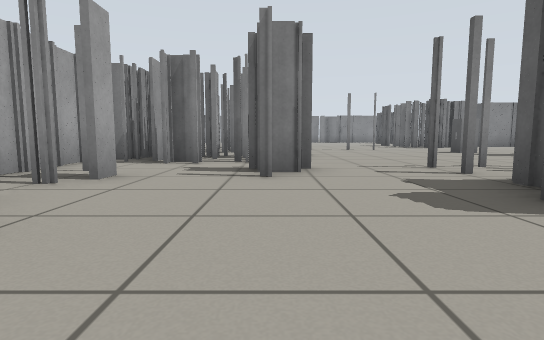
view 1 (above)

20 first-person views from a walk through a Gazebo world. The camera is 0.5 m above the floor, tilts 6° down and sees 80° across. The floor is counted in squares, 1 m on a side. Each view is taken from the middle of a square. On the plan, view 1 faces up. The plan holds only what a view shows up to about 9 squares ahead; the rest is blank. The place goes on beyond the plan. Robots are left out.

view 2
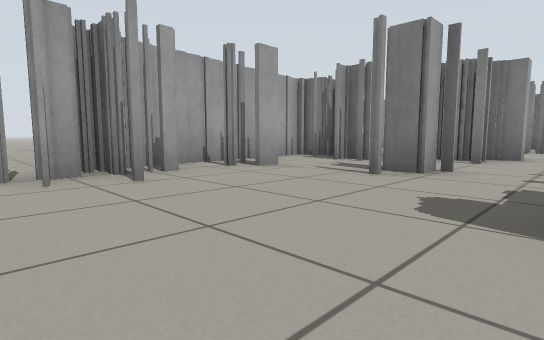

view 3
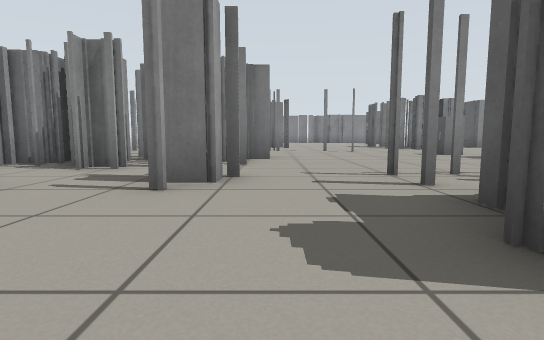

view 4
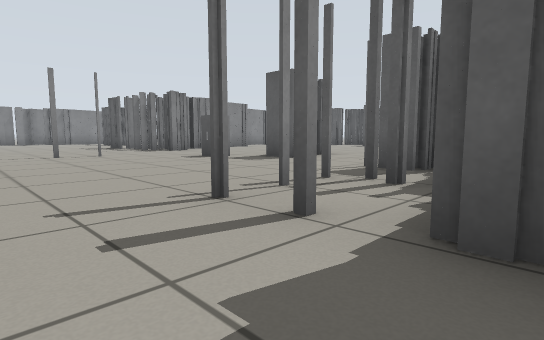

view 5
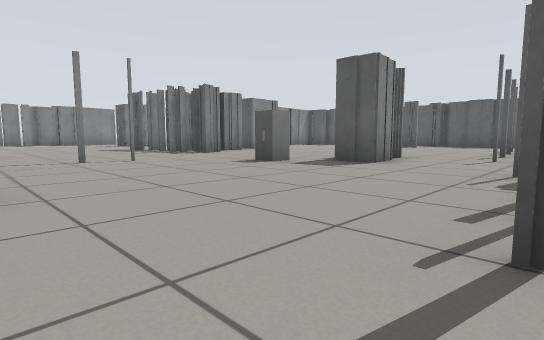

view 6
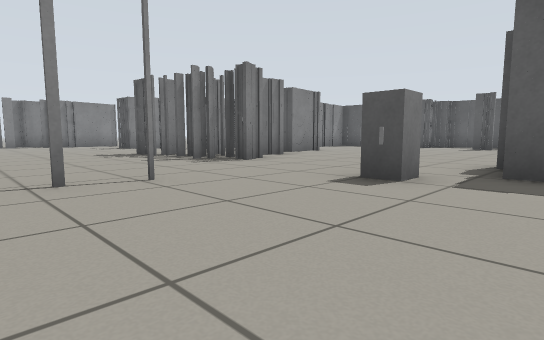

view 7
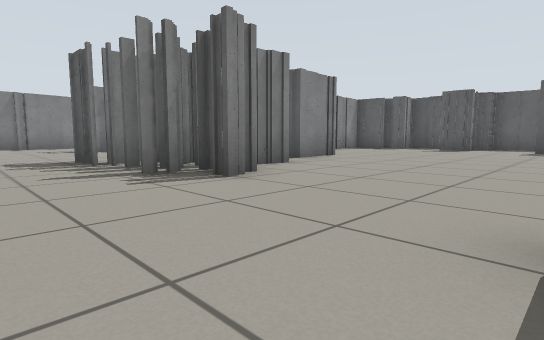

view 8
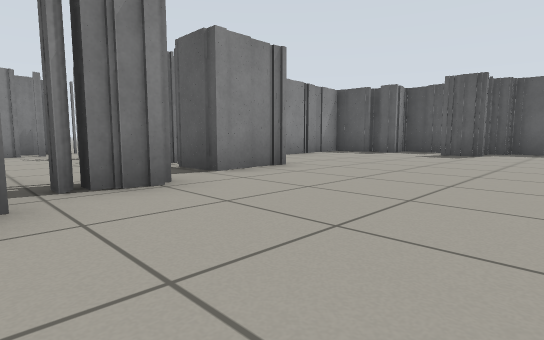

view 9
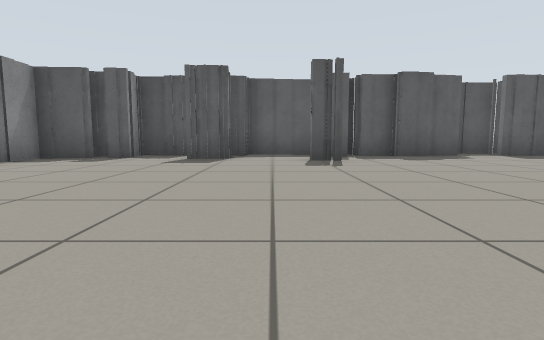

view 10
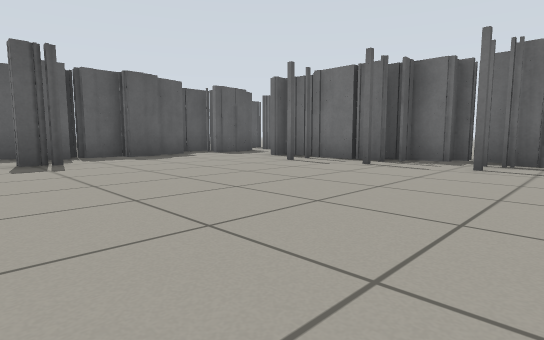

view 11
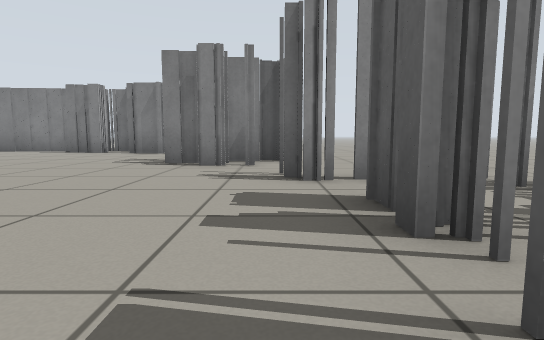

view 12
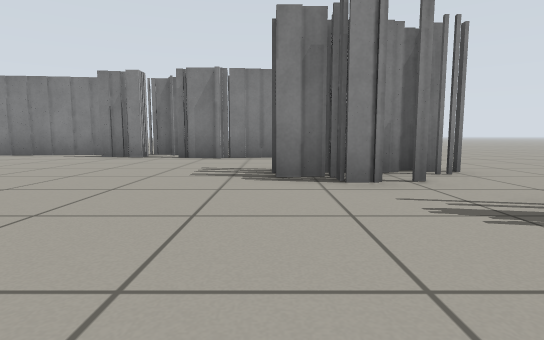

view 13
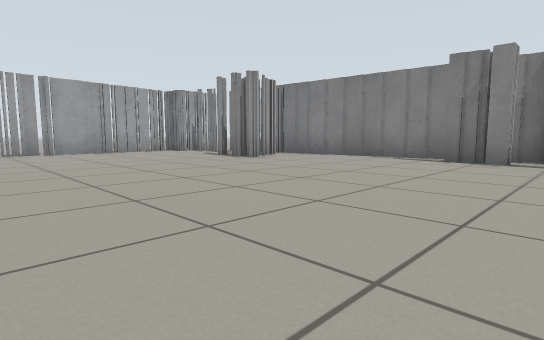

view 14
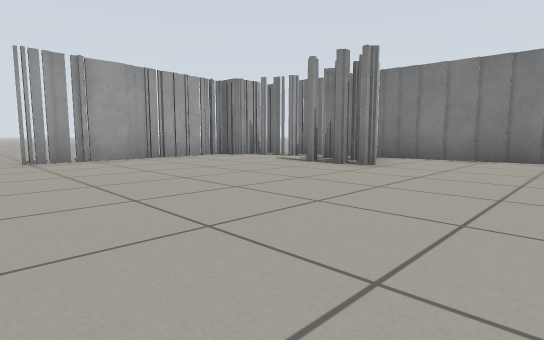

view 15
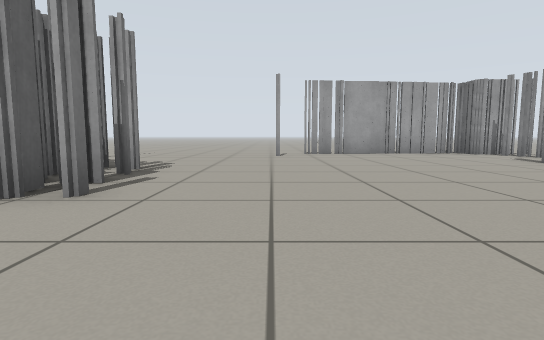

view 16
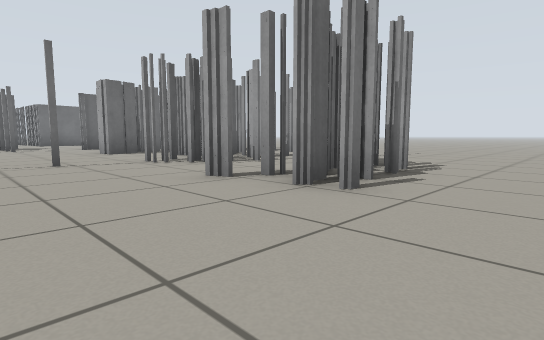

view 17
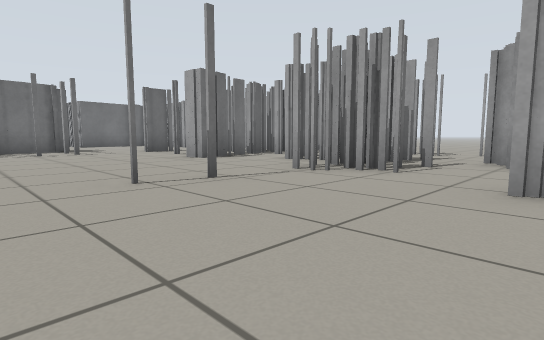

view 18
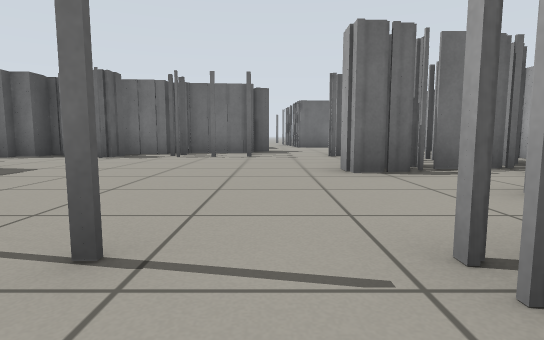

view 19
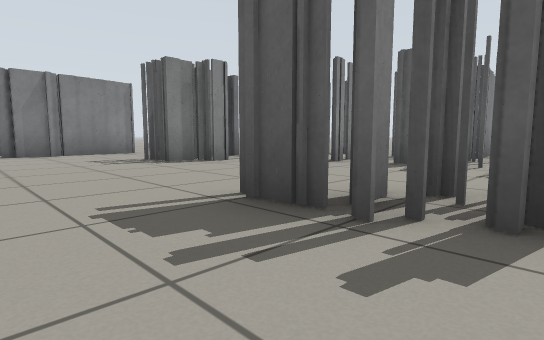

view 20
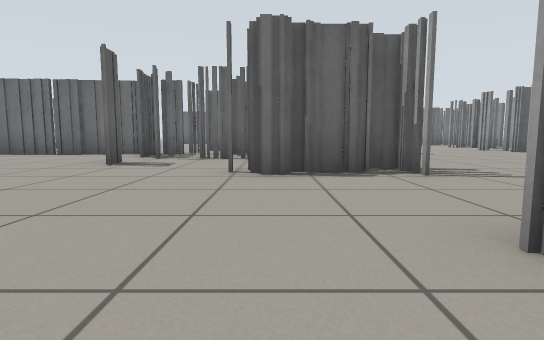

### Floor plan
Key: @ floor where view 1 was taken; # wall or solid block; x gap in a wall; . floor; M marker.
Columns run from 8 left of view 1 to 18 right of it. Each row starts with its distance up from view 1.
 26           ####   .  ...
 25    ##x##########.......
 24    ##.##..............
 23    #..##.............
 22    #.............#.....
 21    #...........###.....
 20 ...#................#..
 19 ...#..............x#....
 18    .#..............##....
 17  .............#...#######
 16  ......###....##..##....##
 15   .....###....###.##.....#
 14       ##......###.......##
 13    .# ####..............###
 12    .######................#
 11     ####................#.#
 10       ##......M..........##
  9       #........##........#
  8      ####......##........#
  7     #####................#
  6     ####........ ##.####.##
  5     ##..#..##.#######    #
  4     ###.#..#####   #
  3      ##....#
  2      ##....#
  1   ...##....
  0      # .@..

Positions as (right, up) in squares from view 1, and headings:
1: (0, 0), facing up
2: (2, 0), facing up-left
3: (1, 1), facing up
4: (1, 3), facing up-right
5: (1, 5), facing up-right
6: (2, 8), facing up-right
7: (4, 10), facing up-right
8: (7, 11), facing up-right
9: (9, 12), facing right
10: (9, 12), facing down-right
11: (9, 15), facing up
12: (7, 17), facing up
13: (5, 18), facing up-left
14: (2, 18), facing up-left
15: (4, 18), facing left
16: (4, 18), facing down-left
17: (5, 15), facing down-left
18: (2, 13), facing down
19: (4, 15), facing up-right
20: (9, 26), facing down
